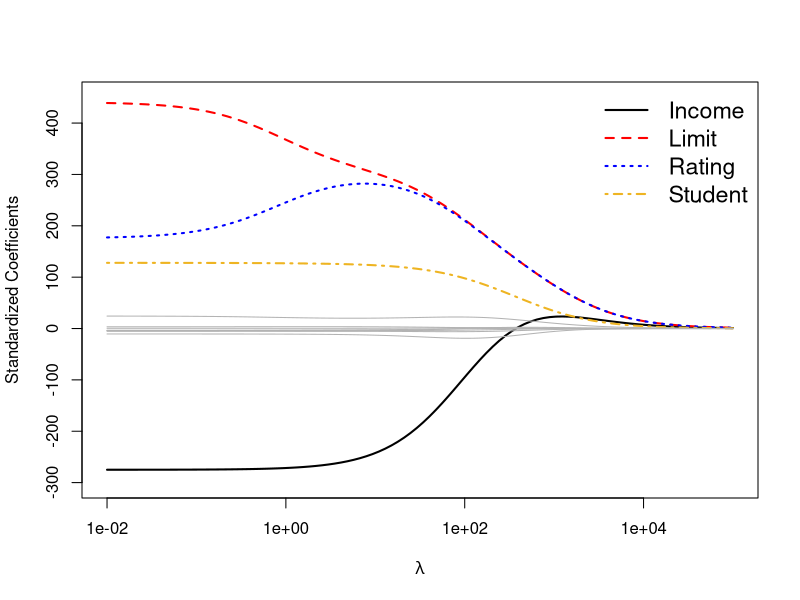
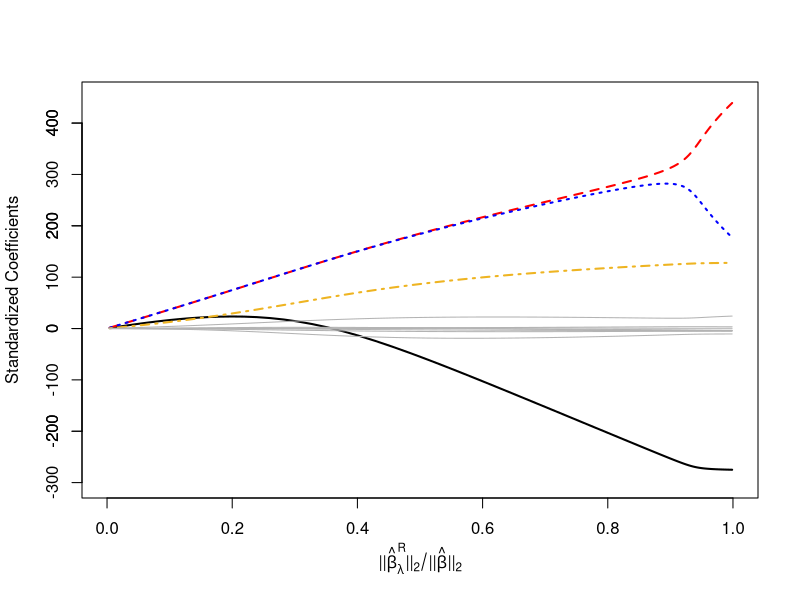

Write the R code that produced these figures, in order.
# Import necessary libraries
library(MASS) ## for ridge estimation

# Load data
data <- read.csv("credit_data.csv")

# Replace Yes/No with binary numbers
data$Student <- ifelse(data$Student == "Yes", 1, 0)
data$Own <- ifelse(data$Own == "Yes", 1, 0)
data$Married <- ifelse(data$Married == "Yes", 1, 0)

# Create dummy variables for Region (excluding the intercept)
region_dummies <- model.matrix(~ Region - 1, data = data)

# Combine with the rest of the data and remove Region
data <- cbind(data[ , !(names(data) %in% "Region")], region_dummies)

# View cleaned-up data as table
View(data)

# Define predictors and variable of interest
X <- dplyr::select(data, Income, Limit, Rating, Cards, Age, Education, Own, Student, Married, RegionEast, RegionWest, RegionSouth)
Y <- data$Balance

# Standardize X values and convert to dataframe
X_standardized <- scale(X)
X_std <- as.data.frame(X_standardized)

# Define ridge coefficient function
compute_coefficients <- function(lambda, X, y, m = 10) {
  
  ridge_fit <- lm.ridge(y ~ as.matrix(X), lambda = lambda)
  
  coefficients <- coef(ridge_fit)
  
  return(coefficients)
}

# Define OLS computation function (no intercept so all dummies are estimated)
compute_ols <- function(X, y) {
  df  <- data.frame(y = y, X)
  fit <- lm(y ~ . - 1, data = df)          # <- no intercept
  b   <- coef(fit)
  b[colnames(X)]                            # return in same order as X
}

# calculate OLS prediction coefficients (drops south)
ols_coefficients <- compute_ols(X_std, Y)

# Define possible lambda values
lambdas <- 10^seq(-2, 5, length.out = 100)

# Calculate coefficients for all lambda values
coefficients <- sapply(lambdas, function(lambda) compute_coefficients(lambda, X_std, Y))

# Transpose dataframe (switch columns and rows)
df <- t(coefficients)

# Drop the first column, clean up the column names and include lambda values
df <- df[, -1]
colnames(df) <- gsub("as\\.matrix\\(X\\)", "", colnames(df))
df <- cbind(lambda = lambdas, df)
df <- as.data.frame(df)

# calculcate l2 norm of Ridge estimators for each lambda
ridge_norms <- apply(df[ , !(names(df) %in% "lambda")], 1, function(row) sqrt(sum(row^2)))
print(ridge_norms)

# calculate l2 norm of OLS estimators (remove N/A from dummy variable to allow for computation)
ols_norm <- sqrt(sum(ols_coefficients^2, na.rm = TRUE))
print(ols_norm)

# get norm ratio for x-axis on plot
ridge_norm_ratio <- ridge_norms / ols_norm

# add ratio to dataframe
df$norm_ratio <- ridge_norm_ratio


# Display final dataframe
View(df)

# --- Ensure figures folder exists
if (!dir.exists("figures")) dir.create("figures")


# Code for first plot (lambdas on x-axis)

# Save plot as PNG
png("figures/figure_6.4_1.png", width = 768, height = 889, res = 120)

# Start base plot with the first line
plot(df$lambda, df$Income, type = "l", log = "x", lwd = 2,
     ylim = c(-300, 450), col = "black",
     xlab = expression(lambda),
     ylab = "Standardized Coefficients",
     xaxt = "n",  # suppress default x-axis
     yaxt = "n")  # suppress default y-axis

# Custom x-axis
axis(side = 1, at = c(0.01, 1, 100, 10000),
     labels = c("1e-02", "1e+00", "1e+02", "1e+04"))

# Custom y-axis
axis(side = 2, at = seq(-300, 400, by = 100),
     labels = seq(-300, 400, by = 100), las = 0)


# Add the other special lines
lines(df$lambda, df$Limit, col = "red", lty = 2, lwd = 2)      # dashed
lines(df$lambda, df$Rating, col = "blue", lty = 3, lwd = 2)     # dotted
lines(df$lambda, df$Student, col = "goldenrod2", lty = 4, lwd = 2) # dash-dot

# Add grey lines for all the "other" series
lines(df$lambda, df$Cards, col = "grey70", lwd = 1)
lines(df$lambda, df$Age, col = "grey70", lwd = 1)
lines(df$lambda, df$Education, col = "grey70", lwd = 1)
lines(df$lambda, df$Own, col = "grey70", lwd = 1)
lines(df$lambda, df$Married, col = "grey70", lwd = 1)
lines(df$lambda, df$RegionEast, col = "grey70", lwd = 1)
lines(df$lambda, df$RegionWest, col = "grey70", lwd = 1)
lines(df$lambda, df$RegionSouth, col = "grey70", lwd = 1)

# Add legend
legend("topright",
       legend = c("Income", "Limit", "Rating", "Student"),
       col = c("black", "red", "blue", "goldenrod2"),
       lty = c(1, 2, 3, 4),
       lwd = 2,
       bty = "n",
       cex = 1.4)
dev.off()


# Second plot for l2 norm ratio on x-axis
df$norm_ratio <- ridge_norms / ols_norm

# For the norm-ratio plot, we want x to run from 0 -> 1 left-to-right
df_ratio <- df[order(df$norm_ratio), ]

# --- Save the second figure (norm-ratio on x-axis)
png("figures/figure_6.4_2.png", width = 768, height = 889, res = 120)

plot(df_ratio$norm_ratio, df_ratio$Income, type = "l", lwd = 2,
     xlim = c(0, 1), ylim = c(-300, 450), col = "black",
     xlab = expression( "||" * hat(beta)[lambda]^R * "||"[2] / "||" * hat(beta) * "||"[2]),
     ylab = "Standardized Coefficients",
     xaxt = "s", yaxt = "s")

# Custom y-axis
axis(side = 2, at = seq(-300, 400, by = 100),
     labels = seq(-300, 400, by = 100), las = 0)

# Highlighted series
lines(df_ratio$norm_ratio, df_ratio$Limit,   col = "red",       lty = 2, lwd = 2)
lines(df_ratio$norm_ratio, df_ratio$Rating,  col = "blue",      lty = 3, lwd = 2)
lines(df_ratio$norm_ratio, df_ratio$Student, col = "goldenrod2", lty = 4, lwd = 2)

# Grey lines for the others
lines(df_ratio$norm_ratio, df_ratio$Cards,       col = "grey70", lwd = 1)
lines(df_ratio$norm_ratio, df_ratio$Age,         col = "grey70", lwd = 1)
lines(df_ratio$norm_ratio, df_ratio$Education,   col = "grey70", lwd = 1)
lines(df_ratio$norm_ratio, df_ratio$Own,         col = "grey70", lwd = 1)
lines(df_ratio$norm_ratio, df_ratio$Married,     col = "grey70", lwd = 1)
lines(df_ratio$norm_ratio, df_ratio$RegionEast,  col = "grey70", lwd = 1)
lines(df_ratio$norm_ratio, df_ratio$RegionWest,  col = "grey70", lwd = 1)
lines(df_ratio$norm_ratio, df_ratio$RegionSouth, col = "grey70", lwd = 1)

# Finish writing the file
dev.off()

